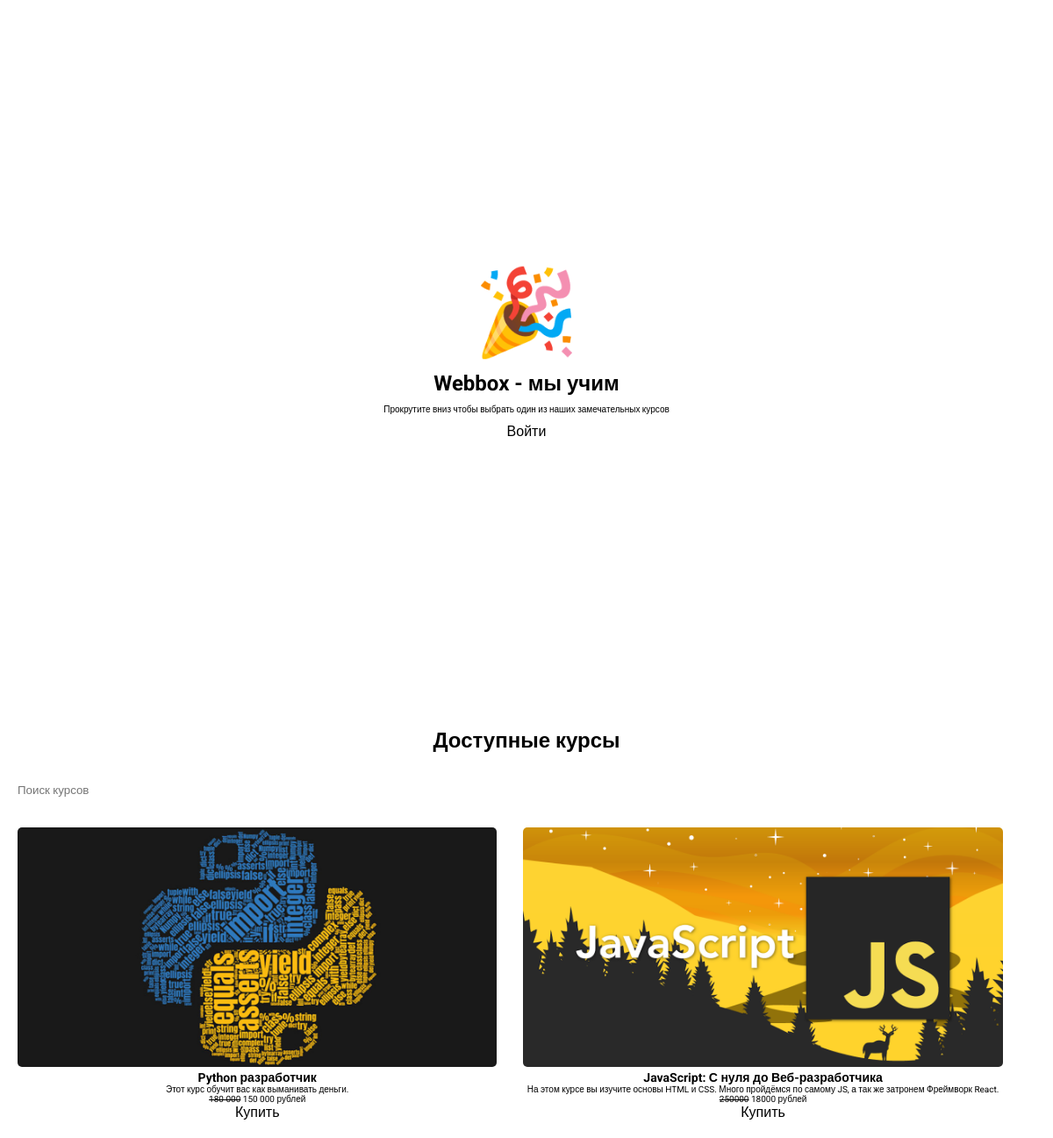
Page /t/ on the committed database.
### main/models.py (models this page shows, shortened)
class Course(models.Model):
    title = models.CharField(max_length=255, verbose_name="Название курса")
    description = models.TextField(verbose_name="Описание курса")
    created_at = models.DateTimeField(auto_now_add=True, verbose_name="Дата создания курса")
    updated_at = models.DateTimeField(auto_now=True, verbose_name="Дата обновления курса")
    picture_preview = models.ImageField(upload_to='base/img/%Y/%m/%d', help_text='Эта картинка отображается на главной странице в карточкке курса.', default="webbox/img/placeholders/my_friend.jpg", verbose_name="Картинка курса (маленькая)")
    picture = models.ImageField(upload_to='base/img/%Y/%m/%d', help_text='Большая картинка.', default="webbox/img/placeholders/my_friend.jpg", verbose_name="Картинка курса (средняя)")
    is_published  = models.BooleanField(default=True, verbose_name="Публикация курса")
    short_name = models.CharField(max_length=20, default="none", verbose_name="Сокращенное название курса")
    price=models.CharField(max_length=255, default="none рублей", verbose_name="Цена курса с указанием единиц", help_text="Можно использовать html")
    clear_price=models.BigIntegerField(default=0, verbose_name="Цена (только число)")
    long_description = models.TextField(default="nn", help_text="Полное описание курса. Отображается на странице курса", verbose_name="Описание курса")
    themes = models.ManyToManyField(Theme, verbose_name="Темы курса")
    homeworks = models.ManyToManyField(Homework, verbose_name="Домашние задания")
    class Meta:
        verbose_name = 'Курс'
        verbose_name_plural = 'Курсы'

### telegram/views.py (the view)
# urls.py: path('', views.cabinet, name='index'),
def index(request):
    courses = Course.objects.all()
    rand_number = random.randint(0, 9)
    return render(request, 'telegram/index.html', {'courses': courses, 'rand_number': rand_number})

### telegram/templates/telegram/index.html (shortened to what this page needs)
<!DOCTYPE html>
<html lang="en">
  <head>
    <link rel="stylesheet" href="/static/webbox/css/telegram.css" />
  </head>
  <body>
    <section class="hero">
      {% if rand_number == 1 %}
      <h1>🤓</h1>
      {% elif rand_number == 2 %}
      <h1>👨‍💻</h1>
      {% elif rand_number == 3 %}
      <h1>🦾</h1>
      {% elif rand_number == 4 %}
      <h1>🤫🧏</h1>
      {% elif rand_number == 5 %}
      <h1>🎉</h1>
      {% elif rand_number == 6 %}
      <h1>💻</h1>
      {% elif rand_number == 7 %}
      <h1>📖</h1>
      {% elif rand_number == 8 %}
      <h1>📈</h1>
      {% else %}
      <h1>😎</h1>
      {% endif %}
      <h2>Webbox - мы учим</h2>
      <p class="hint">
        Прокрутите вниз чтобы выбрать один из наших замечательных курсов
      </p>
      <a href="/t/a/">{% if user.is_authenticated %}К списку уроков{% else %}Войти{% endif%}</a>
    </section>
    <div class="wrapper">
      <h2 style="margin: 20px 0">Доступные курсы</h2>
      <div class="cards">
        <input type="text" id="search" class="tg-search" placeholder="Поиск курсов">
        {% for course in courses %} {% if course.is_published %}
        <div class="card">
          <div>
            <img src="{{ course.picture.url }}" />
            <h3>{{ course.title }}</h3>
            <p class="hint">{{ course.description}}</p>
            <p>{{ course.price | safe }}</p>
          </div>
          <a href="/t/money/{{course.id}}" class="buy">Купить</a>
        </div>
        {% endif %} {% endfor %}
      </div>
    </div>
  </body>
</html>

### main/static/webbox/css/telegram.css (style rules this page uses)
* { margin: 0; padding: 0; box-sizing: border-box; color: var(--tg-theme-text-color); font-family: 'Roboto', sans-serif; }
body { background-color: var(--tg-theme-bg-color); }
.hint { color: var(--tg-theme-hint-color); }
a { color: var(--tg-theme-button-color); text-decoration: none; }
.wrapper { text-align: center; padding: 10px; }
h1 { font-size: 96px; }
.card { background-color: var(--tg-theme-secondary-bg-color); max-width: 48%; text-align: center; padding: 10px; border-radius: 5px; display: flex; flex-direction: column; justify-content: space-between; align-items: center; }
.card img { max-width: 100%; border-radius: 5px; }
.cards { display: flex; flex-wrap: wrap; gap: 10px; width: 100%; }
p { font-size: 10px; }
h3 { font-size: 14px; }
.hero { height: 100vh; display: flex; align-items: center; flex-direction: column; justify-content: center; gap: 10px; padding: 10px; }
.hero h2 { font-size: 24px; }
.hero p { text-align: center; }
input, select { color: var(--tg-theme-text-color) !important; background-color: var(--tg-theme-secondary-bg-color); border: none; overflow: hidden; outline: none; padding: 5px 10px; border-radius: 5px; cursor: pointer; width: 100%; margin: 5px 0; width: 100%; }
h2 { text-align: center; }
.tg-search { margin: 10px 0; }

### rows in the picture
Course: picture (picture), title "Python разработчик", description "Этот курс обучит вас как выманивать деньги.", price "180 000 150 000 рублей"
Course: picture (picture), title "JavaScript: С нуля до Веб-разработчика", description "На этом курсе вы изучите основы HTML и CSS. Много пройдёмся по самому JS, а так же затронем Фреймворк React.", price "250000 18000 рублей"
